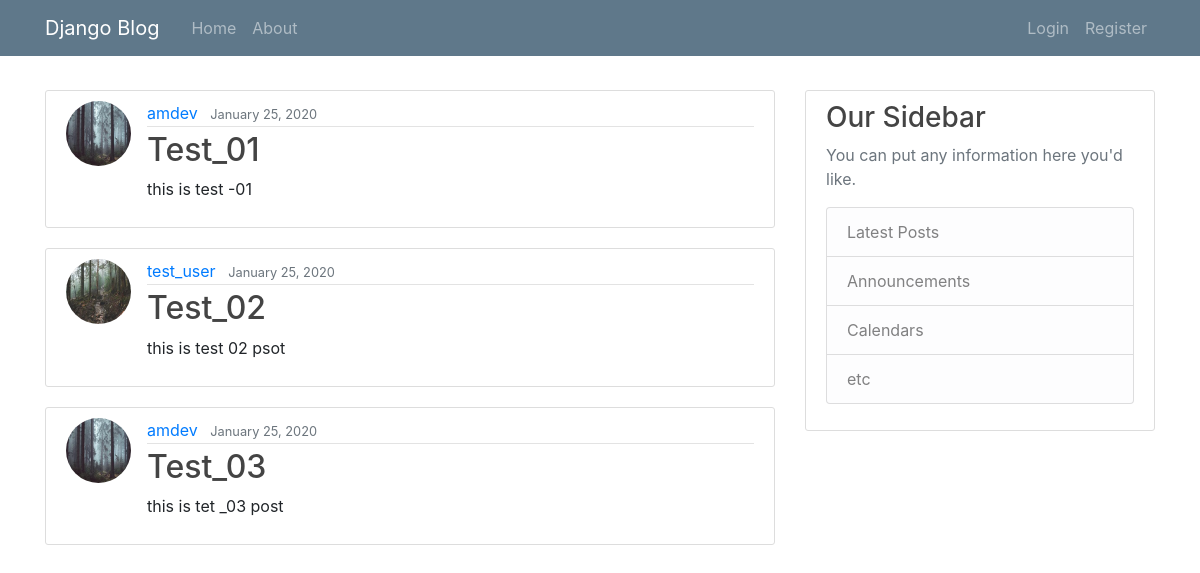
The page / on the database its author committed.
### blog/models.py (models this page shows, shortened)
class Post(models.Model):
  title = models.CharField(max_length=100)
  content = models.TextField()
  date_posted = models.DateTimeField(default=timezone.now)
  author = models.ForeignKey(User, on_delete=models.CASCADE)

### users/models.py (models this page shows, shortened)
class Profile(models.Model):
  user = models.OneToOneField(User, on_delete=models.CASCADE)
  image = models.ImageField(default='default.png', upload_to='profile_pics')

### blog/views.py (the view)
# urls.py: path('', views.home, name='blog-home'),
def home(request):
  posts = Post.objects.all()
  context = {
    'title': 'Home',
    'posts': posts,
  }
  return render(request, 'blog/home.html', context)

### blog/templates/blog/home.html
{% extends 'blog/base.html' %}
{% block content %}
  {% for post in posts %}
    <article class="media content-section">
    <img class="rounded-circle article-img" src='{{ post.author.profile.image.url }}' />
      <div class="media-body">
        <div class="article-metadata">
          <a class="mr-2" href="#">{{ post.author }}</a>
          <small class="text-muted">{{ post.date_posted | date:'F d, Y' }}</small>
        </div>
        <h2><a class="article-title" href="#">{{ post.title }}</a></h2>
        <p class="article-content">{{ post.content }}</p>
      </div>
    </article>
  {% endfor %}
{% endblock content %}

### blog/templates/blog/base.html (shortened to what this page needs)
{% load static %}
<!DOCTYPE html>
<html>
  <head>
    <link rel="stylesheet" type="text/css" href="{% static 'blog/main.css' %}" />
    <link rel="stylesheet" href="https://stackpath.bootstrapcdn.com/bootstrap/4.4.1/css/bootstrap.min.css">
  </head>
  <body>
    <header class="site-header">
      <nav class="navbar navbar-expand-md navbar-dark bg-steel fixed-top">
        <div class="container">
          <a class="navbar-brand mr-4" href="{% url 'blog-home' %}">Django Blog</a>
          <div class="collapse navbar-collapse" id="navbarToggle">
            <div class="navbar-nav mr-auto">
              <a class="nav-item nav-link" href="{% url 'blog-home' %}">Home</a>
              <a class="nav-item nav-link" href="{% url 'blog-about' %}">About</a>
            </div>
            <div class="navbar-nav">
              {% if user.is_authenticated %}
                <a class="nav-item nav-link" href="{% url 'profile' %}">Profile</a>
                <a class="nav-item nav-link" href="{% url 'logout' %}">Logout</a>
              {% else %}
                <a class="nav-item nav-link" href="{% url 'login' %}">Login</a>
                <a class="nav-item nav-link" href="{% url 'register' %}">Register</a>
              {% endif %}
            </div>
          </div>
        </div>
      </nav>
    </header>
    <main class="container top">
      <div class="row">
        <div class="col-md-8">
          {% block content %}{% endblock content %}
        </div>
        <div class="col-md-4">
          <div class="content-section">
            <h3>Our Sidebar</h3>
            <p class='text-muted'>You can put any information here you'd like.
              <ul class="list-group">
                <li class="list-group-item list-group-item-light">Latest Posts</li>
                <li class="list-group-item list-group-item-light">Announcements</li>
                <li class="list-group-item list-group-item-light">Calendars</li>
                <li class="list-group-item list-group-item-light">etc</li>
              </ul>
            </p>
          </div>
        </div>
      </div>
    </main>
  </body>
</html>

### blog/static/blog/main.css (style rules this page uses)
body { background: #fafafa; color: #333333; margin-top: 5rem; }
h1, h2, h3, h4, h5, h6 { color: #444444; }
ul { margin: 0; }
.top { margin-top: 90px; }
.bg-steel { background-color: #5f788a; }
.site-header .navbar-nav .nav-link { color: #cbd5db; }
.content-section { background: #ffffff; padding: 10px 20px; border: 1px solid #dddddd; border-radius: 3px; margin-bottom: 20px; }
.article-title { color: #444444; }
.article-content { white-space: pre-line; }
.article-img { height: 65px; width: 65px; margin-right: 16px; }
.article-metadata { padding-bottom: 1px; margin-bottom: 4px; border-bottom: 1px solid #e3e3e3 }

### rows shown on the page
Post: author.profile.image (picture), author "amdev", date_posted "January 25, 2020", title "Test_01", content "this is test -01"
Post: author.profile.image (picture), author "test_user", date_posted "January 25, 2020", title "Test_02", content "this is test 02 psot"
Post: author.profile.image (picture), author "amdev", date_posted "January 25, 2020", title "Test_03", content "this is tet _03 post"
